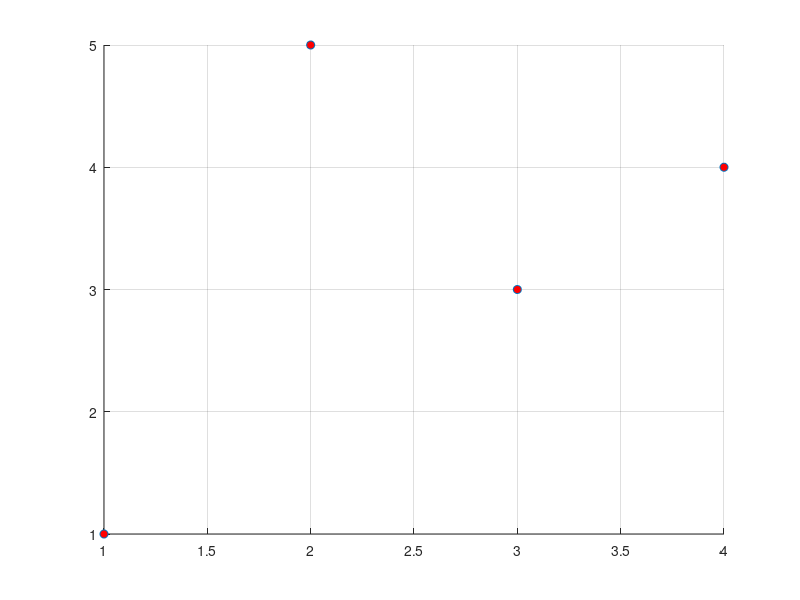

MATLAB code to generate this figure: (Note: this script raises an error after producing the figure.)
x = [1 2 3 4];
y = [1 5 3 4];

figure(1)
hold on
sc1 = scatter(x,y,'o','MarkerFaceColor','r')
grid on
ax = gca;
ax.GridAlpha =.4;
xlim([0.5,4.5])
ylim([0.5,5.5])
%sc1.MarkerFaceAlpha = .2;
%sc1.MarkerEdgeAlpha = .2;
%%

figure(1)
hold on
sc1 = scatter(x,y,'o','MarkerFaceColor','r')
grid on
ax = gca;
ax.GridAlpha =.4;
xlim([0.5,4.5])
ylim([0.5,5.5])
sc1.MarkerFaceAlpha = .2;
sc1.MarkerEdgeAlpha = .2;
sc2 = scatter(x(1:2),y(1:2),'o','MarkerFaceColor','r')

a1=1;c1=0;b1=4;
x1=1;x2=2;
rx = x1:.1:x2;
f = @(x) a1 +b1*(x-x1) + c1*(x-x1).^2;
plot(rx,f(rx),'b','LineWidth',2)
%%
figure(2)
hold on
sc1 = scatter(x,y,'o','MarkerFaceColor','r')
grid on
ax = gca;
ax.GridAlpha =.4;
xlim([0.5,4.5])
ylim([0.5,6])
sc1.MarkerFaceAlpha = .2;
sc1.MarkerEdgeAlpha = .2;
a1=1;c1=0;b1=4;
x1=1;x2=2;
rx = x1:.1:x2;
f = @(x) a1 +b1*(x-x1) + c1*(x-x1).^2;
plot(rx,f(rx),'b','LineWidth',2)


sc2 = scatter(x(2:3),y(2:3),'o','MarkerFaceColor','r')

a1=5;b1=4;c1=-6;
x1=2;x2=3;
rx = x1:.1:x2;
f = @(x) a1 +b1*(x-x1) + c1*(x-x1).^2;
plot(rx,f(rx),'b','LineWidth',2)

%%
figure(3)
hold on
sc1 = scatter(x,y,'o','MarkerFaceColor','r')
grid on
ax = gca;
ax.GridAlpha =.4;
xlim([0.5,4.5])
ylim([0.5,6])
sc1.MarkerFaceAlpha = .2;
sc1.MarkerEdgeAlpha = .2;

a1=1;c1=0;b1=4;
x1=1;x2=2;
rx = x1:.1:x2;
f = @(x) a1 +b1*(x-x1) + c1*(x-x1).^2;
plot(rx,f(rx),'b','LineWidth',2)

a1=5;b1=4;c1=-6;
x1=2;x2=3;
rx = x1:.1:x2;
f = @(x) a1 +b1*(x-x1) + c1*(x-x1).^2;
plot(rx,f(rx),'b','LineWidth',2)

sc2 = scatter(x(3:4),y(3:4),'o','MarkerFaceColor','r')

a1=3;b1=-8;c1=9;
x1=3;x2=4;
rx = x1:.1:x2;
f = @(x) a1 +b1*(x-x1) + c1*(x-x1).^2;
plot(rx,f(rx),'b','LineWidth',2)
